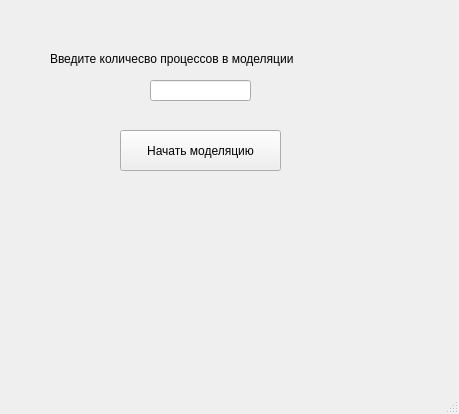
<?xml version="1.0" encoding="UTF-8"?>
<ui version="4.0">
 <class>MainWindow</class>
 <widget class="QMainWindow" name="MainWindow">
  <property name="geometry">
   <rect>
    <x>0</x>
    <y>0</y>
    <width>459</width>
    <height>414</height>
   </rect>
  </property>
  <property name="windowTitle">
   <string>MainWindow</string>
  </property>
  <widget class="QWidget" name="centralwidget">
   <widget class="QLineEdit" name="ln_countItem">
    <property name="geometry">
     <rect>
      <x>150</x>
      <y>80</y>
      <width>101</width>
      <height>21</height>
     </rect>
    </property>
    <property name="inputMask">
     <string>00</string>
    </property>
    <property name="dragEnabled">
     <bool>false</bool>
    </property>
   </widget>
   <widget class="QLabel" name="label">
    <property name="geometry">
     <rect>
      <x>50</x>
      <y>50</y>
      <width>311</width>
      <height>17</height>
     </rect>
    </property>
    <property name="text">
     <string>Введите количесво процессов в моделяции</string>
    </property>
   </widget>
   <widget class="QPushButton" name="btn_start">
    <property name="geometry">
     <rect>
      <x>120</x>
      <y>130</y>
      <width>161</width>
      <height>41</height>
     </rect>
    </property>
    <property name="text">
     <string>Начать моделяцию</string>
    </property>
   </widget>
  </widget>
  <widget class="QMenuBar" name="menubar">
   <property name="geometry">
    <rect>
     <x>0</x>
     <y>0</y>
     <width>459</width>
     <height>22</height>
    </rect>
   </property>
  </widget>
  <widget class="QStatusBar" name="statusbar"/>
 </widget>
 <resources/>
 <connections/>
</ui>
